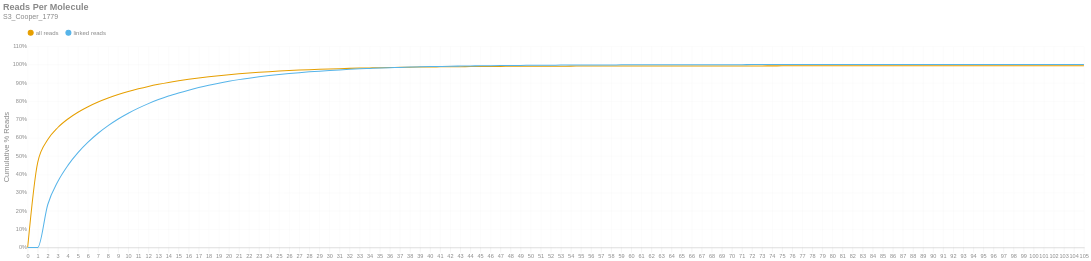

Write notebook code for a chart like this one.
### Markdown cell above
### Reads per Molecule
This chart shows the cumulative distribution of the number of reads per linked molecule. That is, how many alignments are associated with a unique molecule. This excludes the number of reads associated with invalid or absent linked-read barcodes. The `linked` histogram is the percentages recalculated when disregarding singletons.

### Code cell
if SKIPLR:
    print_html(f"Skipped")
else:
    counts = np.bincount(valids['reads'].cast(pl.Int64).to_numpy())
    weighted = counts * np.arange(len(counts))
    all_perc = weighted / n_reads
    linked_perc = weighted / n_linked_reads
    linked_perc[1] = 0
    binned_df = pl.DataFrame({
        'readsper': list(range(len(counts))),
        'all reads (cumsum)': np.cumsum(all_perc).tolist(),
        'linked reads (cumsum)': np.cumsum(linked_perc).tolist(),
    })

    with SafeRender(binned_df):
        (
            density_plot(binned_df, 'Reads Per Molecule', samplename, 'readspmol')
            .encode(
                x=alt.X('readsper:O', title=None).axis(labelAngle=0).scale(padding=0),
                y=alt.Y('value:Q', title='Cumulative % Reads').axis(format='%').stack(False),
                color=alt.Color("key:N").scale(domain=["all reads", "linked reads"]),
                tooltip=[
                    alt.Tooltip("key:N", title="Data Type"),
                    alt.Tooltip("readsper:O", title="Reads Per Molecule"),
                    alt.Tooltip("value:Q", format=".2%", title="% Reads (Cum.)")
                ]            
            )
        ).display()

### Figure 1 — Vega-Lite specification as saved in the notebook (floating-point values rounded to 4 significant figures)
{"width": "container", "height": 400, "config": {"title": {"anchor": "start", "dy": -15, "fontSize": 18, "color": "#888888", "subtitleColor": "#888888", "subtitleFontSize": 14}, "arc": {"fill": "#0072B2"}, "axis": {"domainColor": "#888888", "domainWidth": 0.5, "gridWidth": 0.2, "grid": false, "titleFontWeight": 400, "titleFontSize": 15, "labelFontSize": 11, "labelColor": "#888888", "tickColor": "#888888", "tickWidth": 0.2, "titleColor": "#888888"}, "axisBand": {"grid": false}, "axisX": {"grid": true, "tickSize": 10, "domainCap": "round"}, "axisY": {"domain": false, "grid": true, "tickSize": 0, "domainCap": "round"}, "background": "transparent", "header": {"labelFontSize": 15, "labelColor": "#888888", "titleFontSize": 15, "titleFontWeight": 600, "titleColor": "#888888"}, "legend": {"labelFont": "sans-serif", "labelFontSize": 12, "labelColor": "#888888", "symbolSize": 100, "symbolType": "circle", "titleFontSize": 12, "titlePadding": 10, "titleColor": "#888888", "title": null, "orient": "top"}, "range": {"category": ["#E69F00", "#56B4E9", "#009E73", "#F0E442", "#0072B2", "#D55E00", "#CC79A7", "#000000"], "diverging": ["#cfe8f3", "#a2d4ec", "#73bfe2", "#46abdb", "#1696d2", "#12719e"]}, "area": {"fill": "#0072B2", "fillOpacity": 0.7, "line": true, "strokeOpacity": 0.7}, "line": {"color": "#0072B2", "stroke": "#0072B2", "strokeWidth": 2}, "trail": {"color": "#0072B2", "stroke": "#0072B2", "strokeWidth": 0, "size": 1}, "point": {"filled": true, "fillOpacity": 1.0, "size": 95}, "text": {"color": "#888888", "fontSize": 11, "align": "right", "fontWeight": 400, "size": 11}, "bar": {"fill": "#0072B2", "stroke": null}, "view": {"stroke": null, "continuousWidth": 660, "continuousHeight": 400}}, "data": {"name": "data-51870faa63b30688124ca67d02053852"}, "mark": {"type": "line", "interpolate": "monotone", "point": {"opacity": 0, "size": 275}}, "encoding": {"color": {"field": "key", "scale": {"domain": ["all reads", "linked reads"]}, "type": "nominal"}, "tooltip": [{"field": "key", "title": "Data Type", "type": "nominal"}, {"field": "readsper", "title": "Reads Per Molecule", "type": "ordinal"}, {"field": "value", "format": ".2%", "title": "% Reads (Cum.)", "type": "quantitative"}], "x": {"axis": {"labelAngle": 0}, "field": "readsper", "scale": {"padding": 0}, "title": null, "type": "ordinal"}, "y": {"axis": {"format": "%"}, "field": "value", "stack": false, "title": "Cumulative % Reads", "type": "quantitative"}}, "params": [{"name": "param_c36ac31b6afebe62", "select": {"type": "point", "fields": ["key"]}, "bind": "legend"}], "title": {"text": "Reads Per Molecule", "subtitle": "S3_Cooper_1779"}, "transform": [{"fold": ["all reads (cumsum)", "linked reads (cumsum)"]}, {"calculate": "replace(datum.key, ' (cumsum)', '')", "as": "key"}, {"filter": {"param": "param_c36ac31b6afebe62"}}], "usermeta": {"embedOptions": {"downloadFileName": "S3_Cooper_1779.readspmol"}}, "$schema": "https://vega.github.io/schema/vega-lite/v6.1.0.json", "datasets": {"data-51870faa63b30688124ca67d02053852": [{"readsper": 0, "all reads (cumsum)": 0.0, "linked reads (cumsum)": 0.0}, {"readsper": 1, "all reads (cumsum)": 0.4659, "linked reads (cumsum)": 0.0}, {"readsper": 2, "all reads (cumsum)": 0.5897, "linked reads (cumsum)": 0.235}, {"readsper": 3, "all reads (cumsum)": 0.656, "linked reads (cumsum)": 0.3608}, {"readsper": 4, "all reads (cumsum)": 0.7025, "linked reads (cumsum)": 0.449}, {"readsper": 5, "all reads (cumsum)": 0.7392, "linked reads (cumsum)": 0.5186}, {"readsper": 6, "all reads (cumsum)": 0.7693, "linked reads (cumsum)": 0.5757}, {"readsper": 7, "all reads (cumsum)": 0.795, "linked reads (cumsum)": 0.6245}, {"readsper": 8, "all reads (cumsum)": 0.817, "linked reads (cumsum)": 0.6662}, {"readsper": 9, "all reads (cumsum)": 0.8361, "linked reads (cumsum)": 0.7025}, {"readsper": 10, "all reads (cumsum)": 0.8528, "linked reads (cumsum)": 0.7341}, {"readsper": 11, "all reads (cumsum)": 0.8674, "linked reads (cumsum)": 0.7618}, {"readsper": 12, "all reads (cumsum)": 0.8805, "linked reads (cumsum)": 0.7867}, {"readsper": 13, "all reads (cumsum)": 0.892, "linked reads (cumsum)": 0.8085}, {"readsper": 14, "all reads (cumsum)": 0.9023, "linked reads (cumsum)": 0.828}, {"readsper": 15, "all reads (cumsum)": 0.9111, "linked reads (cumsum)": 0.8448}, {"readsper": 16, "all reads (cumsum)": 0.9192, "linked reads (cumsum)": 0.8602}, {"readsper": 17, "all reads (cumsum)": 0.9267, "linked reads (cumsum)": 0.8744}, {"readsper": 18, "all reads (cumsum)": 0.9334, "linked reads (cumsum)": 0.887}, {"readsper": 19, "all reads (cumsum)": 0.9394, "linked reads (cumsum)": 0.8984}, {"readsper": 20, "all reads (cumsum)": 0.9448, "linked reads (cumsum)": 0.9086}, {"readsper": 21, "all reads (cumsum)": 0.9496, "linked reads (cumsum)": 0.9177}, {"readsper": 22, "all reads (cumsum)": 0.9537, "linked reads (cumsum)": 0.9256}, {"readsper": 23, "all reads (cumsum)": 0.9576, "linked reads (cumsum)": 0.933}, {"readsper": 24, "all reads (cumsum)": 0.9612, "linked reads (cumsum)": 0.9398}, {"readsper": 25, "all reads (cumsum)": 0.9644, "linked reads (cumsum)": 0.9458}, {"readsper": 26, "all reads (cumsum)": 0.9672, "linked reads (cumsum)": 0.9511}, {"readsper": 27, "all reads (cumsum)": 0.9697, "linked reads (cumsum)": 0.9559}, {"readsper": 28, "all reads (cumsum)": 0.972, "linked reads (cumsum)": 0.9602}, {"readsper": 29, "all reads (cumsum)": 0.974, "linked reads (cumsum)": 0.9641}, {"readsper": 30, "all reads (cumsum)": 0.9759, "linked reads (cumsum)": 0.9677}, {"readsper": 31, "all reads (cumsum)": 0.9776, "linked reads (cumsum)": 0.9709}, {"readsper": 32, "all reads (cumsum)": 0.9792, "linked reads (cumsum)": 0.9739}, {"readsper": 33, "all reads (cumsum)": 0.9806, "linked reads (cumsum)": 0.9766}, {"readsper": 34, "all reads (cumsum)": 0.9818, "linked reads (cumsum)": 0.9788}, {"readsper": 35, "all reads (cumsum)": 0.9829, "linked reads (cumsum)": 0.9809}, {"readsper": 36, "all reads (cumsum)": 0.9839, "linked reads (cumsum)": 0.9828}, {"readsper": 37, "all reads (cumsum)": 0.9847, "linked reads (cumsum)": 0.9843}, {"readsper": 38, "all reads (cumsum)": 0.9857, "linked reads (cumsum)": 0.9862}, {"readsper": 39, "all reads (cumsum)": 0.9864, "linked reads (cumsum)": 0.9875}, {"readsper": 40, "all reads (cumsum)": 0.987, "linked reads (cumsum)": 0.9888}, {"readsper": 41, "all reads (cumsum)": 0.9876, "linked reads (cumsum)": 0.9898}, {"readsper": 42, "all reads (cumsum)": 0.9881, "linked reads (cumsum)": 0.9908}, {"readsper": 43, "all reads (cumsum)": 0.9886, "linked reads (cumsum)": 0.9917}, {"readsper": 44, "all reads (cumsum)": 0.989, "linked reads (cumsum)": 0.9925}, {"readsper": 45, "all reads (cumsum)": 0.9894, "linked reads (cumsum)": 0.9934}, {"readsper": 46, "all reads (cumsum)": 0.9898, "linked reads (cumsum)": 0.994}, {"readsper": 47, "all reads (cumsum)": 0.9901, "linked reads (cumsum)": 0.9946}, {"readsper": 48, "all reads (cumsum)": 0.9903, "linked reads (cumsum)": 0.995}, {"readsper": 49, "all reads (cumsum)": 0.9906, "linked reads (cumsum)": 0.9955}, {"readsper": 50, "all reads (cumsum)": 0.9908, "linked reads (cumsum)": 0.9959}, {"readsper": 51, "all reads (cumsum)": 0.991, "linked reads (cumsum)": 0.9963}, {"readsper": 52, "all reads (cumsum)": 0.9912, "linked reads (cumsum)": 0.9966}, {"readsper": 53, "all reads (cumsum)": 0.9914, "linked reads (cumsum)": 0.997}, {"readsper": 54, "all reads (cumsum)": 0.9915, "linked reads (cumsum)": 0.9972}, {"readsper": 55, "all reads (cumsum)": 0.9916, "linked reads (cumsum)": 0.9975}, {"readsper": 56, "all reads (cumsum)": 0.9918, "linked reads (cumsum)": 0.9978}, {"readsper": 57, "all reads (cumsum)": 0.9919, "linked reads (cumsum)": 0.9979}, {"readsper": 58, "all reads (cumsum)": 0.992, "linked reads (cumsum)": 0.9981}, {"readsper": 59, "all reads (cumsum)": 0.9921, "linked reads (cumsum)": 0.9984}, {"readsper": 60, "all reads (cumsum)": 0.9922, "linked reads (cumsum)": 0.9986}, {"readsper": 61, "all reads (cumsum)": 0.9923, "linked reads (cumsum)": 0.9988}, {"readsper": 62, "all reads (cumsum)": 0.9924, "linked reads (cumsum)": 0.9989}, {"readsper": 63, "all reads (cumsum)": 0.9924, "linked reads (cumsum)": 0.999}, {"readsper": 64, "all reads (cumsum)": 0.9925, "linked reads (cumsum)": 0.9992}, {"readsper": 65, "all reads (cumsum)": 0.9926, "linked reads (cumsum)": 0.9993}, {"readsper": 66, "all reads (cumsum)": 0.9926, "linked reads (cumsum)": 0.9993}, {"readsper": 67, "all reads (cumsum)": 0.9926, "linked reads (cumsum)": 0.9994}, {"readsper": 68, "all reads (cumsum)": 0.9927, "linked reads (cumsum)": 0.9995}, {"readsper": 69, "all reads (cumsum)": 0.9927, "linked reads (cumsum)": 0.9995}, {"readsper": 70, "all reads (cumsum)": 0.9927, "linked reads (cumsum)": 0.9995}, {"readsper": 71, "all reads (cumsum)": 0.9928, "linked reads (cumsum)": 0.9996}, {"readsper": 72, "all reads (cumsum)": 0.9928, "linked reads (cumsum)": 0.9997}, {"readsper": 73, "all reads (cumsum)": 0.9928, "linked reads (cumsum)": 0.9998}, {"readsper": 74, "all reads (cumsum)": 0.9929, "linked reads (cumsum)": 0.9998}, {"readsper": 75, "all reads (cumsum)": 0.9929, "linked reads (cumsum)": 0.9998}, {"readsper": 76, "all reads (cumsum)": 0.9929, "linked reads (cumsum)": 0.9998}, {"readsper": 77, "all reads (cumsum)": 0.9929, "linked reads (cumsum)": 0.9998}, {"readsper": 78, "all reads (cumsum)": 0.9929, "linked reads (cumsum)": 0.9998}, {"readsper": 79, "all reads (cumsum)": 0.9929, "linked reads (cumsum)": 0.9999}, {"readsper": 80, "all reads (cumsum)": 0.9929, "linked reads (cumsum)": 0.9999}, {"readsper": 81, "all reads (cumsum)": 0.9929, "linked reads (cumsum)": 0.9999}, {"readsper": 82, "all reads (cumsum)": 0.9929, "linked reads (cumsum)": 0.9999}, {"readsper": 83, "all reads (cumsum)": 0.9929, "linked reads (cumsum)": 0.9999}, {"readsper": 84, "all reads (cumsum)": 0.9929, "linked reads (cumsum)": 0.9999}, {"readsper": 85, "all reads (cumsum)": 0.9929, "linked reads (cumsum)": 0.9999}, {"readsper": 86, "all reads (cumsum)": 0.9929, "linked reads (cumsum)": 0.9999}, {"readsper": 87, "all reads (cumsum)": 0.9929, "linked reads (cumsum)": 0.9999}, {"readsper": 88, "all reads (cumsum)": 0.9929, "linked reads (cumsum)": 0.9999}, {"readsper": 89, "all reads (cumsum)": 0.9929, "linked reads (cumsum)": 1.0}, {"readsper": 90, "all reads (cumsum)": 0.9929, "linked reads (cumsum)": 1.0}, {"readsper": 91, "all reads (cumsum)": 0.9929, "linked reads (cumsum)": 1.0}, {"readsper": 92, "all reads (cumsum)": 0.9929, "linked reads (cumsum)": 1.0}, {"readsper": 93, "all reads (cumsum)": 0.9929, "linked reads (cumsum)": 1.0}, {"readsper": 94, "all reads (cumsum)": 0.9929, "linked reads (cumsum)": 1.0}, {"readsper": 95, "all reads (cumsum)": 0.9929, "linked reads (cumsum)": 1.0}, {"readsper": 96, "all reads (cumsum)": 0.9929, "linked reads (cumsum)": 1.0}, {"readsper": 97, "all reads (cumsum)": 0.9929, "linked reads (cumsum)": 1.0}, {"readsper": 98, "all reads (cumsum)": 0.9929, "linked reads (cumsum)": 1.0}, {"readsper": 99, "all reads (cumsum)": 0.9929, "linked reads (cumsum)": 1.0}, {"readsper": 100, "all reads (cumsum)": 0.9929, "linked reads (cumsum)": 1.0}, {"readsper": 101, "all reads (cumsum)": 0.9929, "linked reads (cumsum)": 1.0}, {"readsper": 102, "all reads (cumsum)": 0.9929, "linked reads (cumsum)": 1.0}, {"readsper": 103, "all reads (cumsum)": 0.9929, "linked reads (cumsum)": 1.0}, {"readsper": 104, "all reads (cumsum)": 0.9929, "linked reads (cumsum)": 1.0}, {"readsper": 105, "all reads (cumsum)": 0.9929, "linked reads (cumsum)": 1.0}]}}
